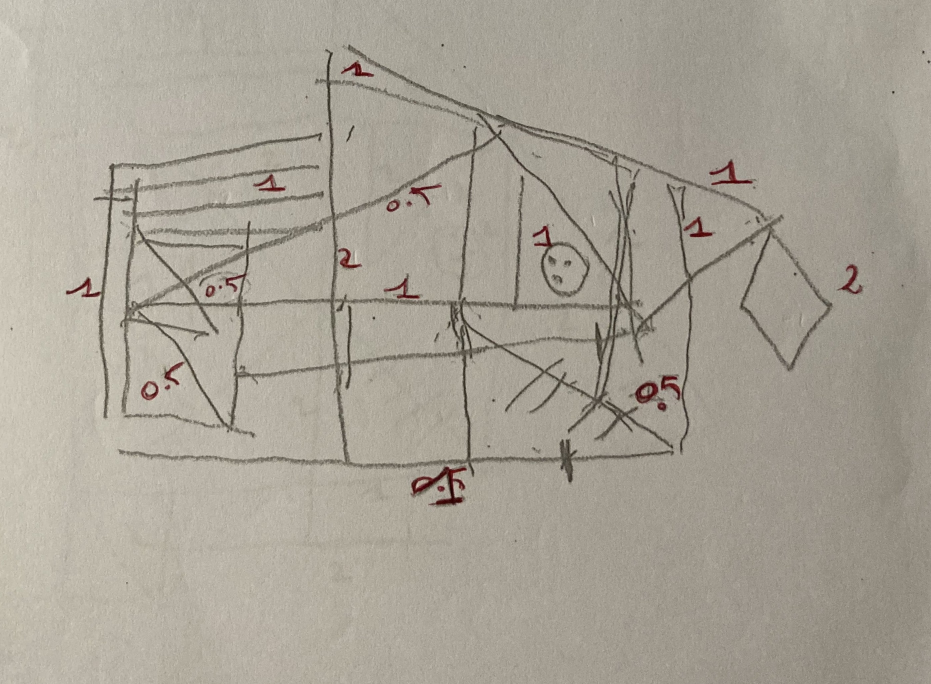
#> input picture templates/test.jpg, 2793 x 2052 px (shown at 1/3 size)
$ python -i homography.py   (imports and definitions only)
#> lines starting #> are read from the running program, lines starting #| are printed output that depends on the picture; after the words box and inside, x2 and y2 are one past the last pixel; in counts of white or black regions, pixels touching at a corner belong together
#> further down, picture is the input picture: shape (2052, 2793, 3); mean B, G, R 150.3, 162.3, 168.3
import cv2
import numpy as np
import os
from PIL import Image
import base64
from io import StringIO
from io import BytesIO
from skimage.filters import threshold_local
from skimage.morphology import skeletonize


p_dst = [(382, 219),(852, 219), (852, 537), (382, 537)]

# [26 lines left out: functions computeHomograpy, convertImageB64ToMatrix, convertImageFromMatrixToB64, saveImageFromB64, not called in this run]

def removeScore(image, color=(255, 255, 255)):
    #convert to HSV from RGB
#> called with color = (255, 255, 255)
    hsv = cv2.cvtColor(image, cv2.COLOR_BGR2HSV)
#> hsv: shape (2052, 2793, 3); mean H, S, V 20.6, 28.1, 168.3
    lower_red = np.array([0, 30, 10])
    upper_red = np.array([10, 255, 255])
    mask1 = cv2.inRange(hsv, lower_red, upper_red)
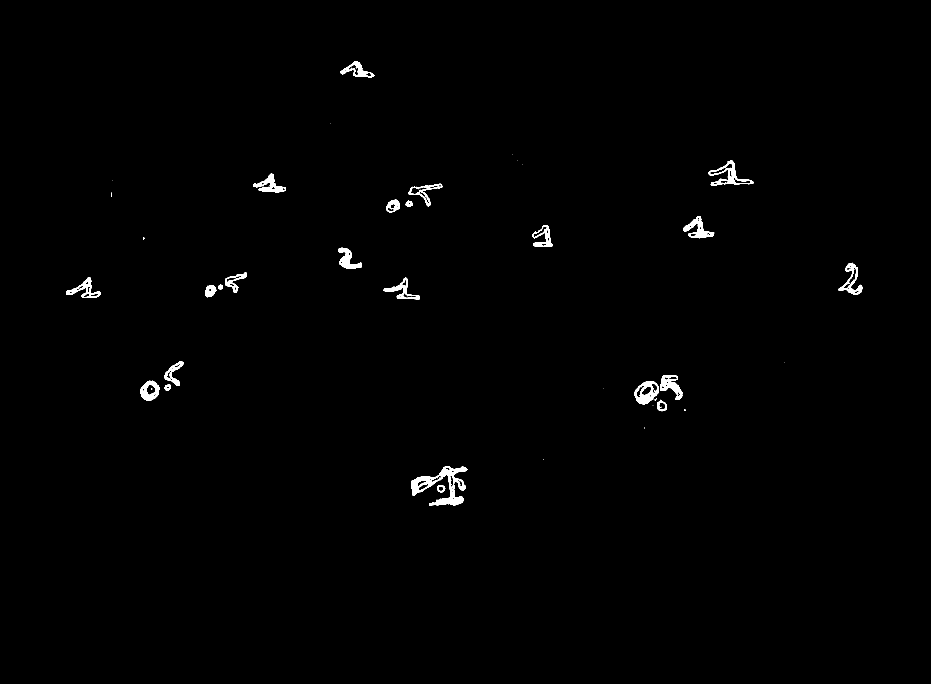
#> mask1: shape (2052, 2793) (shown at 1/3 size); 0.65% white; 63 white regions (38 under 20 px), largest, box (x1, y1, x2, y2) and area: (1233, 1398, 1403, 1517) 6547, (2125, 480, 2261, 557) 2606, (1904, 1143, 1977, 1214) 2457

    # Range for upper range
    lower_red = np.array([160, 30, 10])
    upper_red = np.array([180, 255, 255])
    mask2 = cv2.inRange(hsv, lower_red, upper_red)
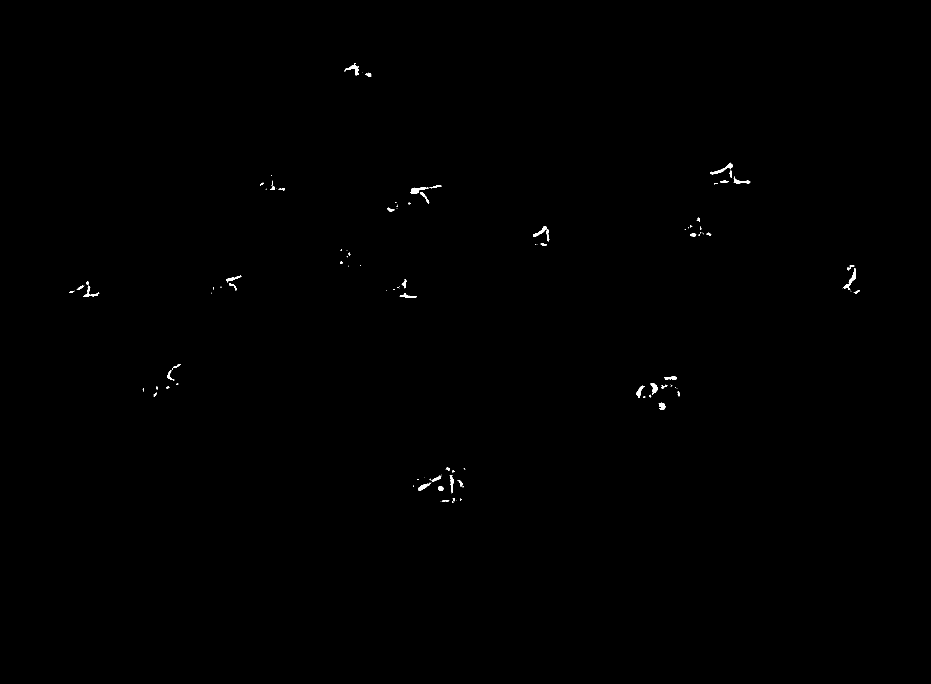
#> mask2: shape (2052, 2793) (shown at 1/3 size); 0.16% white; 141 white regions (77 under 20 px), largest, box (x1, y1, x2, y2) and area: (2530, 804, 2568, 870) 564, (2130, 488, 2197, 523) 539, (1232, 561, 1286, 582) 502

    # Generating the final mask to detect red color
    BW = (mask1 + mask2) > 0
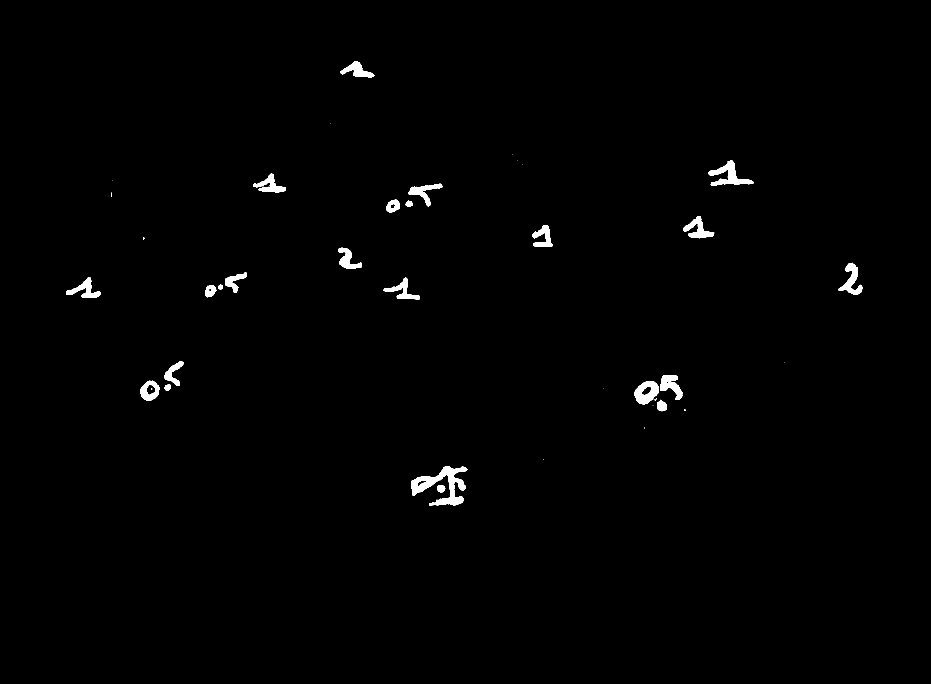
#> BW: shape (2052, 2793) bool (shown at 1/3 size); 0.81% white; 43 white regions (18 under 20 px), largest, box (x1, y1, x2, y2) and area: (1233, 1398, 1403, 1517) 7717, (2125, 480, 2261, 557) 3764, (1904, 1143, 1977, 1214) 3173
    result = image.copy()

    # set the pixels that are red in the iamge to white
    result[BW] = color

    return result
def emphasiseColor(image, contrast=0.2, brightness=(-20)):
    out = cv2.addWeighted( image, contrast, image, 0, brightness)
    return out

# [174 lines left out: functions adjustImage, adjustGamma, sharpenDrawing, getThreshold, expandDrawing, maxDeviationThresh and 5 more, not called in this run]

>>> import cv2
>>> picture = cv2.imread('../templates/test.jpg')
>>> result = removeScore(picture)

$ run again, on templates/image.png
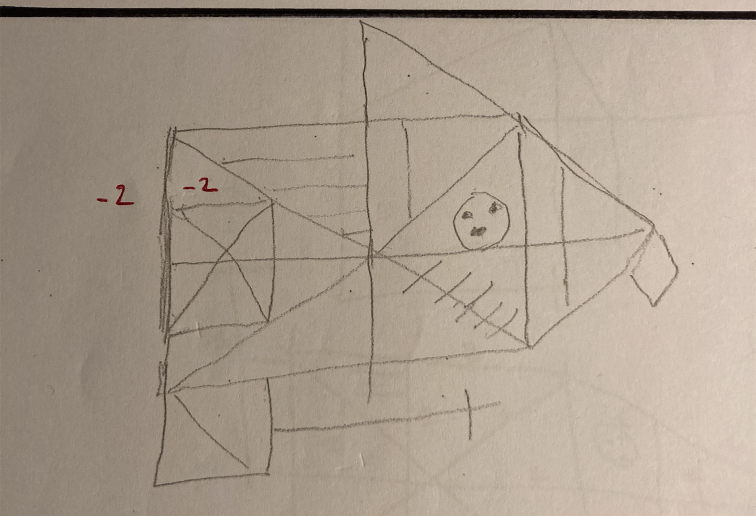
#> input picture templates/image.png, 1512 x 1032 px (shown at 1/2 size)
#> picture is the input picture: shape (1032, 1512, 3); mean B, G, R 141.5, 156.7, 170.1
#> hsv: shape (1032, 1512, 3); mean H, S, V 16.3, 44.9, 170.1
#> in removeScore, `mask1 = cv2.inRange(hsv, lower_red, upper_red)`:
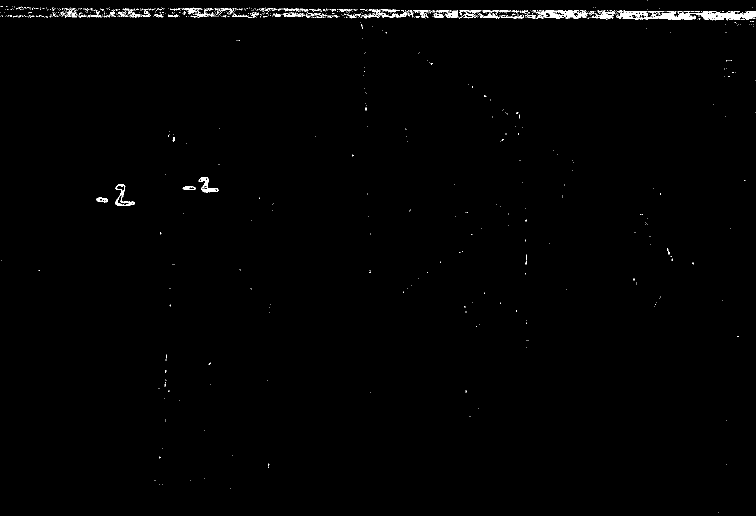
#> mask1: shape (1032, 1512) (shown at 1/2 size); 0.72% white in thin lines or dots
#> mask2: shape (1032, 1512); 0.2% white in thin lines or dots, all inside (x1, y1, x2, y2) = (0, 13, 1512, 410)
#> BW: shape (1032, 1512) bool; 0.92% white; 688 white regions (648 under 20 px), largest, box (x1, y1, x2, y2) and area: (1054, 20, 1512, 41) 5626, (918, 20, 1048, 37) 854, (655, 18, 800, 37) 683
#> in removeScore, `result[BW] = color`:
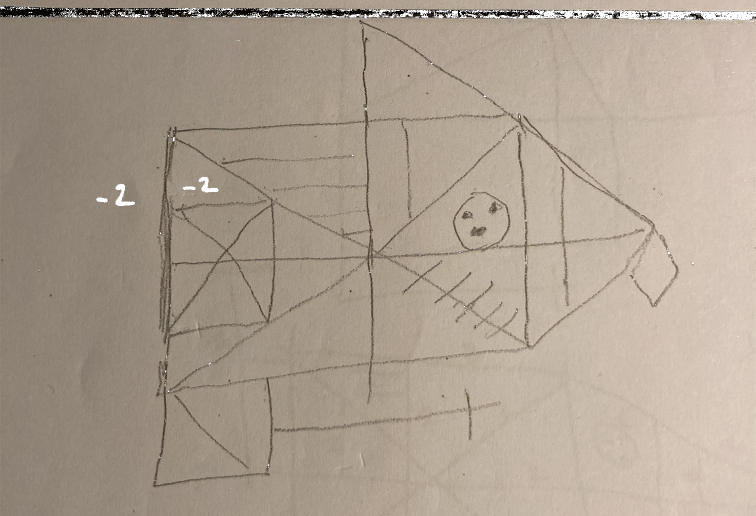
#> result: shape (1032, 1512, 3) (shown at 1/2 size); 0.92% of pixels changed, all inside (x1, y1, x2, y2) = (0, 1, 1512, 1025)
